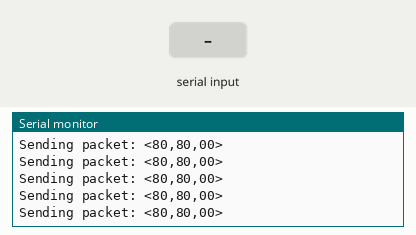
Simulated run of this sketch. Board: Arduino Uno, built with avr-gcc and run on an emulated ATmega328P. Shown: the last lines printed to the serial monitor. The inputs (shaded band) are chosen by the test bench. No radio packets arrive unless stated.

Above: at 1.2 s.
1.3 s: "1\n" received over Serial
At 1.44 s:
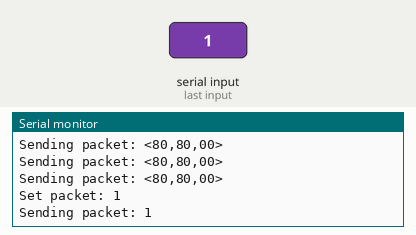
2.8 s: "0\n" received over Serial
At 3.04 s:
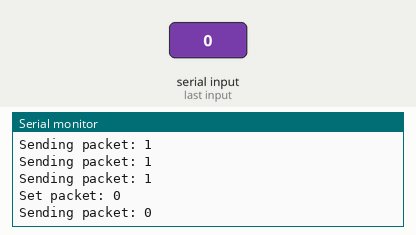
4.3 s: "2\n" received over Serial
At 4.49 s:
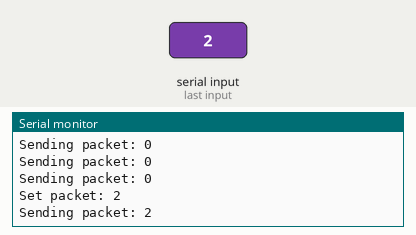
Timing chart, 0 to 7.3 s (numbered marks = the images above; inputs shaded):
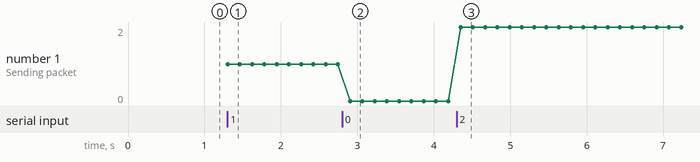

The sketch:

plane-transmitter.ino
```cpp
#include <SPI.h>
#include <LoRa.h>

//определяем номера пинов, используемые трансивером
#define ss 5
#define rst 14
#define dio0 2

int counter = 0;

void setup() {
  //запускаем монитор порта
  Serial.begin(115200);
  while (!Serial);
  Serial.println("LoRa Sender");

  //настраиваем трансивер
  LoRa.setPins(ss, rst, dio0);

  //замените LoRa.begin(---E-) частотой, которую вы собираетесь использовать
  while (!LoRa.begin(915E6)) {
    Serial.println(".");
    delay(500);
  }

  LoRa.setTxPower(17);
  LoRa.setSpreadingFactor(7);
  LoRa.setSignalBandwidth(126E3);
  LoRa.setCodingRate4(8);
  LoRa.setSyncWord(0xF1);

  Serial.println("LoRa Initializing OK!");
}

String sending_string = "<80,80,00>";

void loop() {

  if (Serial.available() > 0) {
    // Читаем всю строку до символа новой строки (\n)
    String inputString = Serial.readStringUntil('\n');
    inputString.trim(); // Удаляем пробелы и символы перевода строки

    Serial.print("Set packet: ");
    Serial.println(inputString);
    sending_string = inputString;
  }
  Serial.print("Sending packet: ");
  Serial.println(sending_string);
  //Отправляем сообщение
  LoRa.beginPacket();
  LoRa.print(sending_string);
  LoRa.print("#");
  LoRa.print(counter++);
  LoRa.endPacket();


  delay(100);
}
```

Measured:
- after the input at 1.3 s, the serial monitor: prints a new line at once (image 1)
- after the input at 2.8 s, the serial monitor: prints a new line after 0.11 s (image 2)
- after the input at 4.3 s, the serial monitor: prints a new line after 0.05 s (image 3)
- plotted number 1: 0 → 2 after the input at 4.3 s
